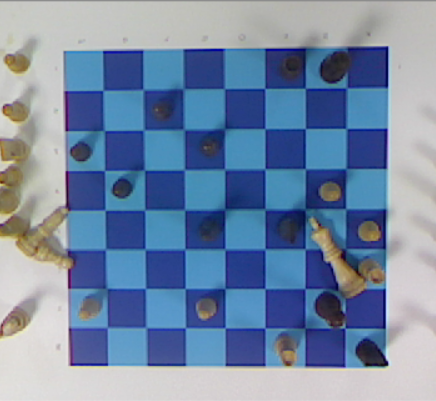
#> input picture Not in use/Code (Deprecated)/8. CV Working (Pre Ingenuity) - 24-10-17/1.png, 436 x 401 px, given in place of the camera
$ python 'ColourDetect 2.py'   (older library calls are emulated)
#> lines starting #> are read from the running program, lines starting #| are printed output that depends on the picture; after the words box and inside, x2 and y2 are one past the last pixel; in counts of white or black regions, pixels touching at a corner belong together
import numpy as np
import cv2


# Initialise video
video_capture = cv2.VideoCapture(0)
video_capture.set(3,640)
video_capture.set(4,480)

while True:
	# Gets frames
	ret, frame = video_capture.read()
#> frame is the input picture: shape (401, 436, 3); mean B, G, R 165.2, 136.8, 116.6
	hsv_img = cv2.cvtColor(frame, cv2.COLOR_BGR2HSV)
#> hsv_img: shape (401, 436, 3); mean H, S, V 88.3, 95.8, 169.3
	blue_lower=np.array([100,200,100],np.uint8)
	blue_upper=np.array([140,255,255],np.uint8)
	frame_threshed = cv2.inRange(hsv_img, blue_lower, blue_upper)
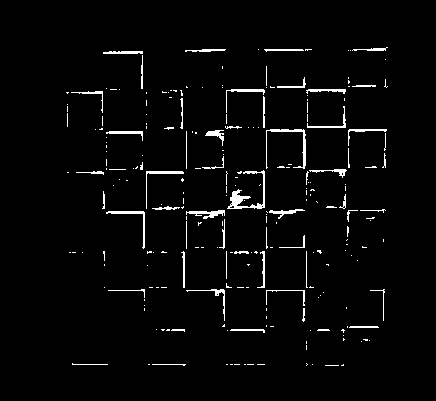
#> frame_threshed: shape (401, 436); 2.8% white in thin lines or dots, all inside (x1, y1, x2, y2) = (66, 47, 388, 366)
	imgray = frame_threshed
	ret,thresh = cv2.threshold(frame_threshed,127,255,0)
	_, contours, hierarchy = cv2.findContours(thresh,cv2.RETR_TREE,cv2.CHAIN_APPROX_SIMPLE)
#> contours = 240 contours, 209 with area under 20; largest, box (x1, y1, x2, y2) and area: (227, 170, 265, 209) 274, (266, 129, 306, 169) 134, (186, 210, 225, 219) 108, (106, 211, 145, 249) 107, (205, 130, 224, 146) 74

	if len(contours)>0:
		# Find the index of the largest contour
		areas = [cv2.contourArea(c) for c in contours]
#> areas = 240 values, max 274 at index 143, min 0 at index 0, mean 8.96
		max_index = np.argmax(areas)
#> max_index = 143
		cnt=contours[max_index]
#> cnt = contour of 88 points, box (x1, y1, x2, y2) (227, 170, 265, 209), area 274

		x,y,w,h = cv2.boundingRect(cnt)
#> x = 227; y = 170; w = 38; h = 39
		cv2.rectangle(frame,(x,y),(x+w,y+h),(0,255,0),2)
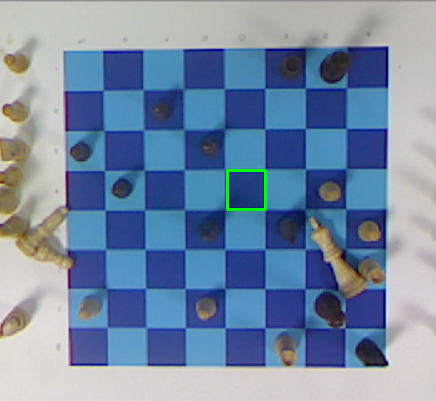
#> frame: shape (401, 436, 3); 0.26% of pixels changed, all inside (x1, y1, x2, y2) = (226, 169, 267, 211)
	# cv2.imshow("Show",frame)


#	 crop_img = frame[y:y+h, x:x+w]
#	 cv2.imshow("Image", crop_img)
#	 Display the resulting frame
	cv2.imshow('Video', frame)

#	 Press q to exit
	if cv2.waitKey(1) & 0xFF == ord('q'):
#> (key q is pressed here)
		break

video_capture.release()
cv2.destroyAllWindows()
